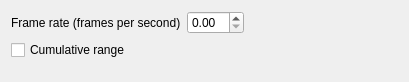
<?xml version="1.0" encoding="UTF-8"?>
<ui version="4.0">
 <class>QgsTemporalMapSettingsWidgetBase</class>
 <widget class="QgsPanelWidget" name="QgsTemporalMapSettingsWidgetBase">
  <property name="geometry">
   <rect>
    <x>0</x>
    <y>0</y>
    <width>409</width>
    <height>82</height>
   </rect>
  </property>
  <property name="windowTitle">
   <string notr="true">Temporal Settings</string>
  </property>
  <layout class="QVBoxLayout" name="verticalLayout">
   <item>
    <layout class="QHBoxLayout" name="horizontalLayout">
     <item>
      <widget class="QLabel" name="label">
       <property name="text">
        <string>Frame rate (frames per second)</string>
       </property>
      </widget>
     </item>
     <item>
      <widget class="QgsDoubleSpinBox" name="mFrameSpinBox"/>
     </item>
     <item>
      <spacer name="horizontalSpacer_2">
       <property name="orientation">
        <enum>Qt::Horizontal</enum>
       </property>
       <property name="sizeHint" stdset="0">
        <size>
         <width>40</width>
         <height>20</height>
        </size>
       </property>
      </spacer>
     </item>
    </layout>
   </item>
   <item>
    <layout class="QHBoxLayout" name="horizontalLayout_2">
     <item>
      <widget class="QCheckBox" name="mCumulativeTemporalRange">
       <property name="text">
        <string>Cumulative range</string>
       </property>
      </widget>
     </item>
     <item>
      <spacer name="horizontalSpacer_3">
       <property name="orientation">
        <enum>Qt::Horizontal</enum>
       </property>
       <property name="sizeHint" stdset="0">
        <size>
         <width>40</width>
         <height>20</height>
        </size>
       </property>
      </spacer>
     </item>
    </layout>
   </item>
   <item>
    <spacer name="verticalSpacer">
     <property name="orientation">
      <enum>Qt::Vertical</enum>
     </property>
     <property name="sizeHint" stdset="0">
      <size>
       <width>20</width>
       <height>0</height>
      </size>
     </property>
    </spacer>
   </item>
  </layout>
 </widget>
 <customwidgets>
  <customwidget>
   <class>QgsDoubleSpinBox</class>
   <extends>QDoubleSpinBox</extends>
   <header>qgsdoublespinbox.h</header>
  </customwidget>
  <customwidget>
   <class>QgsPanelWidget</class>
   <extends>QWidget</extends>
   <header>qgspanelwidget.h</header>
   <container>1</container>
  </customwidget>
 </customwidgets>
 <resources/>
 <connections/>
</ui>
